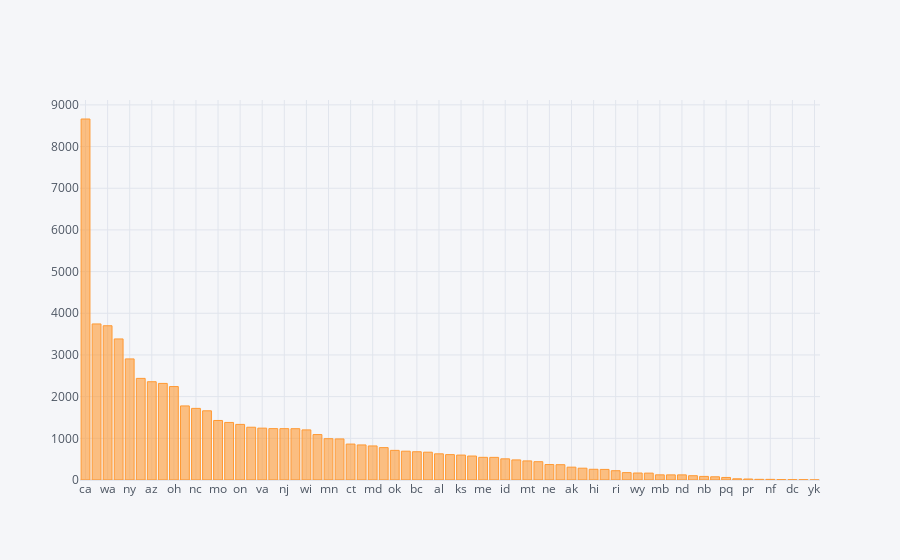

This figure's notebook cell:
### Code cell
df['state'].value_counts().iplot(kind="bar")

### Figure 1 — Plotly figure (JSON) as saved in the notebook; plotly's stock layout.template omitted (floating-point values rounded to 4 significant figures)
{"data": [{"marker": {"color": "rgba(255, 153, 51, 0.6)", "line": {"color": "rgba(255, 153, 51, 1.0)", "width": 1}}, "name": "state", "orientation": "v", "text": "", "type": "bar", "x": ["ca", "fl", "wa", "tx", "ny", "il", "az", "pa", "oh", "mi", "nc", "or", "mo", "co", "on", "in", "va", "ga", "nj", "ma", "wi", "tn", "mn", "sc", "ct", "ky", "md", "nv", "ok", "nm", "bc", "ia", "al", "ut", "ks", "ar", "me", "la", "id", "nh", "mt", "wv", "ne", "ms", "ak", "ab", "hi", "vt", "ri", "sd", "wy", "de", "mb", "qc", "nd", "ns", "nb", "sk", "pq", "sa", "pr", "nt", "nf", "pe", "dc", "yt", "yk"], "y": [8661, 3744, 3701, 3384, 2905, 2438, 2358, 2317, 2242, 1777, 1718, 1660, 1428, 1381, 1334, 1266, 1244, 1233, 1232, 1231, 1202, 1090, 991, 985, 862, 841, 817, 777, 711, 691, 678, 667, 628, 609, 598, 575, 544, 543, 508, 482, 458, 439, 371, 367, 308, 283, 257, 254, 223, 177, 168, 165, 124, 123, 123, 103, 86, 77, 61, 29, 24, 16, 15, 10, 8, 7, 2]}], "layout": {"legend": {"bgcolor": "#F5F6F9", "font": {"color": "#4D5663"}}, "paper_bgcolor": "#F5F6F9", "plot_bgcolor": "#F5F6F9", "title": {"font": {"color": "#4D5663"}}, "xaxis": {"gridcolor": "#E1E5ED", "showgrid": true, "tickfont": {"color": "#4D5663"}, "title": {"font": {"color": "#4D5663"}, "text": ""}, "zerolinecolor": "#E1E5ED"}, "yaxis": {"gridcolor": "#E1E5ED", "showgrid": true, "tickfont": {"color": "#4D5663"}, "title": {"font": {"color": "#4D5663"}, "text": ""}, "zerolinecolor": "#E1E5ED"}}}
